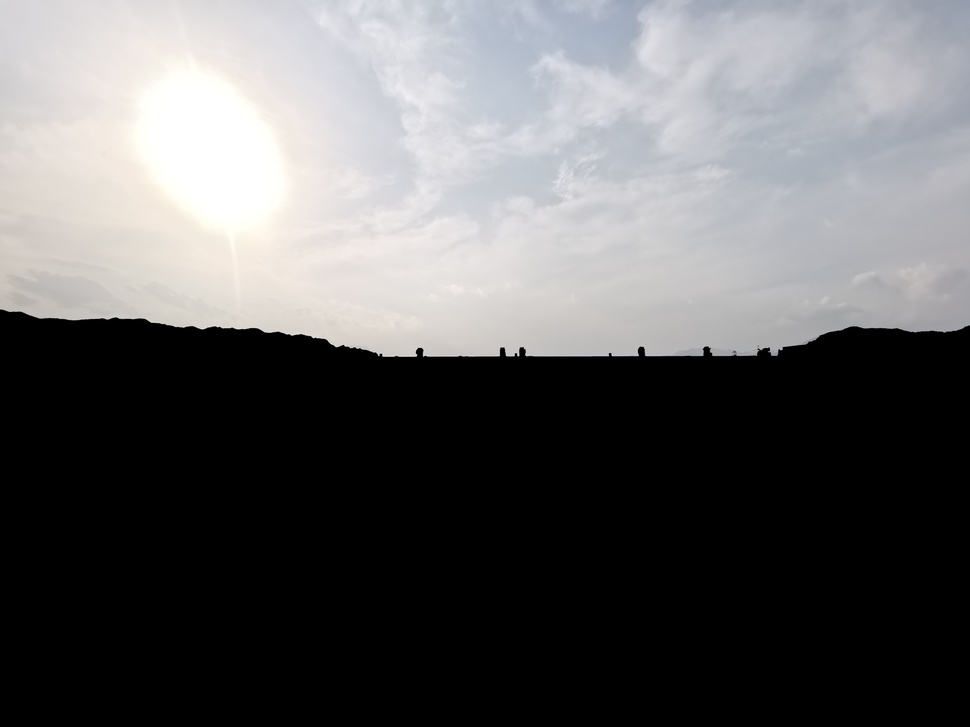
#> input picture part_sky_0.jpg, 970 x 727 px, shrunk from 5120 x 3840 before the run
$ python optimize_landscape.py
#> lines starting #> are read from the running program, lines starting #| are printed output that depends on the picture; after the words box and inside, x2 and y2 are one past the last pixel; in counts of white or black regions, pixels touching at a corner belong together
#!/usr/bin/env python3
# -*- coding: utf-8 -*-
"""
optimize_landscape.m 的 Python 等价实现（局部四分区优化）。

默认读取：
  part_sky_0.jpg / part_dam_0.jpg / part_water_0.jpg / part_slope_0.jpg

默认输出：
  optimized_sky.jpg / optimized_dam.jpg / optimized_water.jpg / optimized_slope.jpg

依赖：
  numpy, opencv-python, imageio, scipy
（不依赖 skimage）

运行：
  python optimize_landscape.py               # 默认 workdir=当前目录
  python optimize_landscape.py --workdir .   # 指定目录
  python optimize_landscape.py --preview     # 预览（需要 matplotlib）
"""

from __future__ import annotations

import argparse
from pathlib import Path
from typing import Dict, Tuple

import numpy as np
import cv2
import imageio.v2 as imageio
from scipy import ndimage as ndi


# -------------------------
# 基础 I/O 与工具
# -------------------------
def _to_float01(img: np.ndarray) -> np.ndarray:
    if img.dtype == np.uint8:
        out = img.astype(np.float32) / 255.0
    elif img.dtype == np.uint16:
        out = img.astype(np.float32) / 65535.0
    else:
        out = img.astype(np.float32)
    return np.clip(out, 0.0, 1.0)


def _to_uint8(img01: np.ndarray) -> np.ndarray:
    img01 = np.clip(img01, 0.0, 1.0)
    return (img01 * 255.0 + 0.5).astype(np.uint8)


def imread_rgb(path: Path) -> np.ndarray:
    img = imageio.imread(path)
    if img.ndim == 2:
        return img
    if img.ndim == 3 and img.shape[2] >= 3:
        return img[:, :, :3]
    return img


def imwrite_rgb(path: Path, img01: np.ndarray) -> None:
    path.parent.mkdir(parents=True, exist_ok=True)
    imageio.imwrite(path, _to_uint8(img01))


def ensure_rgb(img01: np.ndarray) -> np.ndarray:
    if img01.ndim == 2:
        return np.stack([img01, img01, img01], axis=-1)
    if img01.ndim == 3 and img01.shape[2] == 1:
        return np.repeat(img01, 3, axis=2)
    return img01[:, :, :3]


def rgb2gray(img01: np.ndarray) -> np.ndarray:
    img01 = ensure_rgb(img01)
    # OpenCV expects RGB? We'll compute in float:
    r, g, b = img01[..., 0], img01[..., 1], img01[..., 2]
    return (0.2989 * r + 0.5870 * g + 0.1140 * b).astype(np.float32)


def gaussian_blur(img: np.ndarray, sigma: float) -> np.ndarray:
    if sigma <= 0:
        return img
    return cv2.GaussianBlur(img, (0, 0), float(sigma), borderType=cv2.BORDER_REFLECT)


def imsharpen(img01: np.ndarray, radius: float, amount: float, threshold: float = 0.0) -> np.ndarray:
    img01 = np.clip(img01.astype(np.float32), 0.0, 1.0)
    blurred = gaussian_blur(img01, sigma=max(0.0, float(radius)))
    detail = img01 - blurred
    if threshold and threshold > 0:
        m = (np.abs(detail) > float(threshold)).astype(np.float32)
        detail = detail * m
    out = img01 + float(amount) * detail
    return np.clip(out, 0.0, 1.0)


# -------------------------
# RGB <-> LAB（近似 MATLAB rgb2lab/lab2rgb）
# -------------------------
def rgb_to_lab_matlab(rgb01: np.ndarray) -> Tuple[np.ndarray, np.ndarray, np.ndarray]:
    """返回 MATLAB 风格：L∈[0,100], a,b≈[-128,127]."""
    rgb_u8 = _to_uint8(rgb01)
    lab_u8 = cv2.cvtColor(rgb_u8, cv2.COLOR_RGB2LAB).astype(np.float32)
    L = lab_u8[..., 0] * (100.0 / 255.0)
    a = lab_u8[..., 1] - 128.0
    b = lab_u8[..., 2] - 128.0
    return L, a, b


def lab_matlab_to_rgb(L: np.ndarray, a: np.ndarray, b: np.ndarray) -> np.ndarray:
    lab_u8 = np.empty((*L.shape, 3), dtype=np.float32)
    lab_u8[..., 0] = np.clip(L * (255.0 / 100.0), 0.0, 255.0)
    lab_u8[..., 1] = np.clip(a + 128.0, 0.0, 255.0)
    lab_u8[..., 2] = np.clip(b + 128.0, 0.0, 255.0)
    lab_u8 = lab_u8.astype(np.uint8)
    rgb = cv2.cvtColor(lab_u8, cv2.COLOR_LAB2RGB).astype(np.float32) / 255.0
    return np.clip(rgb, 0.0, 1.0)


# -------------------------
# CLAHE（近似 MATLAB adapthisteq）
# -------------------------
def clahe_on_L01(L01: np.ndarray, num_tiles: Tuple[int, int], clip_limit_matlab: float) -> np.ndarray:
    """
    MATLAB adapthisteq(L,'NumTiles',[m n],'ClipLimit',x) 的近似。
    OpenCV 的 clipLimit 尺度不同，这里用经验映射。
    """
    L01 = np.clip(L01.astype(np.float32), 0.0, 1.0)
    L_u8 = _to_uint8(L01)

    # 经验映射：0.005 -> ~2.0, 0.02 -> ~4.0
    if clip_limit_matlab <= 0.006:
        clip_cv = 2.0
    elif clip_limit_matlab <= 0.021:
        clip_cv = 4.0
    else:
        clip_cv = max(2.0, float(clip_limit_matlab) * 200.0)

    clahe = cv2.createCLAHE(clipLimit=float(clip_cv), tileGridSize=(int(num_tiles[1]), int(num_tiles[0])))
    out_u8 = clahe.apply(L_u8)
    return out_u8.astype(np.float32) / 255.0


# -------------------------
# 去雾（替代 imreducehaze）
# -------------------------
def guided_filter(gray_I: np.ndarray, p: np.ndarray, radius: int = 5, eps: float = 1e-3) -> np.ndarray:
    I = gray_I.astype(np.float32)
    P = p.astype(np.float32)
    r = int(max(1, radius))
    k = 2 * r + 1

    mean_I = cv2.blur(I, (k, k))
    mean_P = cv2.blur(P, (k, k))
    mean_IP = cv2.blur(I * P, (k, k))
    cov_IP = mean_IP - mean_I * mean_P

    mean_II = cv2.blur(I * I, (k, k))
    var_I = mean_II - mean_I * mean_I

    a = cov_IP / (var_I + float(eps))
    b = mean_P - a * mean_I

    mean_a = cv2.blur(a, (k, k))
    mean_b = cv2.blur(b, (k, k))

    q = mean_a * I + mean_b
    return q.astype(np.float32)


def _min_filter(img: np.ndarray, k: int) -> np.ndarray:
    kernel = np.ones((k, k), np.uint8)
    return cv2.erode(img, kernel, borderType=cv2.BORDER_REFLECT)


def reduce_haze_dcp(img01: np.ndarray, amount: float = 0.95, patch: int = 15, t0: float = 0.08) -> np.ndarray:
    """暗通道先验去雾（近似 imreducehaze）。"""
    I = ensure_rgb(_to_float01(img01))
    dark = np.min(I, axis=2)
    dark = _min_filter(dark, int(max(3, patch)))

    flat = dark.reshape(-1)
    topk = max(1, int(flat.size * 0.001))
    idx = np.argpartition(flat, -topk)[-topk:]
    A = I.reshape(-1, 3)[idx].mean(axis=0)

    omega = float(np.clip(amount, 0.0, 0.99))
    I_div = I / np.maximum(A.reshape(1, 1, 3), 1e-6)
    dark_div = np.min(I_div, axis=2)
    dark_div = _min_filter(dark_div, int(max(3, patch)))
    t = 1.0 - omega * dark_div
    t = np.clip(t, 0.0, 1.0).astype(np.float32)

    gray = rgb2gray(I)
    t_ref = guided_filter(gray, t, radius=5, eps=1e-3)
    t_ref = np.clip(t_ref, t0, 1.0)

    J = (I - A.reshape(1, 1, 3)) / t_ref[:, :, None] + A.reshape(1, 1, 3)
    return np.clip(J, 0.0, 1.0).astype(np.float32)


# -------------------------
# 四分区处理（对应 MATLAB: process_*）
# -------------------------
def process_dam(in_img: np.ndarray) -> np.ndarray:
    I = ensure_rgb(_to_float01(in_img))

    # 1) 去雾
    try:
        I = reduce_haze_dcp(I, amount=0.95, patch=15)
    except Exception:
        # 退化方案：拉伸 + gamma
        lo = float(np.quantile(I, 0.0))
        hi = float(np.quantile(I, 1.0))
        I = np.clip((I - lo) / max(hi - lo, 1e-6), 0.0, 1.0)
        I = np.clip(I ** 1.4, 0.0, 1.0)

    # 2) 空间权重（越靠上越强）
    rows, cols = I.shape[:2]
    Y = (np.arange(rows, dtype=np.float32).reshape(-1, 1) + 1.0)  # 1..rows
    spatial_weight = 1.0 - (Y / float(rows))
    spatial_weight = spatial_weight ** 2

    # HSV（float 输入会输出 H[0..360], S/V[0..1]）
    hsv = cv2.cvtColor(I.astype(np.float32), cv2.COLOR_RGB2HSV)
    H = hsv[..., 0]
    S = hsv[..., 1]
    V = hsv[..., 2]

    # 3) 发白区域：亮度高 & 饱和度低
    mask_pale = (V > 0.35) & (S < 0.4)

    # 4) 结合位置信息
    final_mask = mask_pale.astype(np.float32) * (spatial_weight * 0.8 + 0.2)

    # 5) 压暗（Gamma）
    V_dark = np.clip(V ** 2.0, 0.0, 1.0)
    V_new = V * (1.0 - final_mask) + V_dark * final_mask

    # 6) 增饱和
    S_new = S.copy()
    S_new[mask_pale] = np.clip(S[mask_pale] * 1.5 + 0.1, 0.0, 1.0)

    # 7) 纹理增强：base + detail
    try:
        base = guided_filter(V_new, V_new, radius=5, eps=1e-3)
    except Exception:
        base = gaussian_blur(V_new, 2.0)
    detail = V_new - base
    V_final = np.clip(base + detail * 3.5, 0.0, 1.0)

    hsv[..., 2] = V_final
    hsv[..., 1] = S_new
    out_rgb = cv2.cvtColor(hsv.astype(np.float32), cv2.COLOR_HSV2RGB)

    # 8) 锐化
    out = imsharpen(out_rgb, radius=2.0, amount=1.5, threshold=0.0)
    return np.clip(out, 0.0, 1.0)


def process_sky(in_img: np.ndarray) -> np.ndarray:
    I = ensure_rgb(_to_float01(in_img))

    L, a, b = rgb_to_lab_matlab(I)
    L01 = np.clip(L / 100.0, 0.0, 1.0)

    # 增强蓝色：b<0 更蓝
    b2 = b.copy()
    mask_blue = b2 < 0
    b2[mask_blue] = b2[mask_blue] * 1.3

    # CLAHE 增强亮度层次（NumTiles [8 8], ClipLimit 0.005）
    L_enh = clahe_on_L01(L01, num_tiles=(8, 8), clip_limit_matlab=0.005)

    I_enh = lab_matlab_to_rgb(L_enh * 100.0, a, b2)

    # 模拟太阳光晕
    rows, cols = I.shape[:2]
    sun_x = int(round(cols * 0.2))
    sun_y = int(round(rows * 0.2))
    X, Y = np.meshgrid(np.arange(1, cols + 1, dtype=np.float32),
                       np.arange(1, rows + 1, dtype=np.float32))
    dist_sq = (X - float(sun_x)) ** 2 + (Y - float(sun_y)) ** 2
    sigma = float(min(rows, cols)) * 0.4
    sun_glow = np.exp(-dist_sq / (2.0 * sigma * sigma)).astype(np.float32)

    sun_color = np.array([1.0, 0.9, 0.6], dtype=np.float32).reshape(1, 1, 3)

    luminance_mask = np.max(I, axis=2).astype(np.float32)
    bloom_weight = 1.0 / (1.0 + np.exp(-10.0 * (luminance_mask - 0.3))).astype(np.float32)

    bloom = sun_glow[..., None] * 0.5 * sun_color * bloom_weight[..., None]
    out = np.clip(I_enh + bloom, 0.0, 1.0)
    return out


def process_water(in_img: np.ndarray) -> np.ndarray:
    I = ensure_rgb(_to_float01(in_img))

    # 偏蓝一点
    I2 = I.copy()
    I2[..., 0] *= 0.85
    I2[..., 1] *= 1.10
    I2[..., 2] *= 1.20
    I2 = np.clip(I2, 0.0, 1.0)

    blurred = gaussian_blur(I2, 2.0)
    high_freq = I2 - blurred
    I_ripples = np.clip(I2 + high_freq * 3.0, 0.0, 1.0)

    luminance = rgb2gray(I_ripples)
    mask_high = luminance > 0.6
    I_ripples[mask_high, :] = np.clip(I_ripples[mask_high, :] * 1.1, 0.0, 1.0)

    return np.clip(I_ripples, 0.0, 1.0)


def process_slope(in_img: np.ndarray) -> np.ndarray:
    I = ensure_rgb(_to_float01(in_img))

    L, a, b = rgb_to_lab_matlab(I)
    L01 = np.clip(L / 100.0, 0.0, 1.0)

    # CLAHE（NumTiles[16 16], ClipLimit 0.02）
    L_detail = clahe_on_L01(L01, num_tiles=(16, 16), clip_limit_matlab=0.02)
    L_new = np.clip(L01 * 0.3 + L_detail * 0.7, 0.0, 1.0)

    b2 = b * 1.15  # 稍暖

    out_rgb = lab_matlab_to_rgb(L_new * 100.0, a, b2)

    # 锐化
    out = imsharpen(out_rgb, radius=1.0, amount=1.5, threshold=0.02)
    return np.clip(out, 0.0, 1.0)


# -------------------------
# 顶层入口（对应 MATLAB optimize_landscape）
# -------------------------
def optimize_landscape(workdir: Path = Path("."), preview: bool = False) -> Dict[str, Path]:
    workdir = Path(workdir)

    imgs = {
        "sky": imread_rgb(workdir / "part_sky_0.jpg"),
        "dam": imread_rgb(workdir / "part_dam_0.jpg"),
        "water": imread_rgb(workdir / "part_water_0.jpg"),
        "slope": imread_rgb(workdir / "part_slope_0.jpg"),
    }

    out_sky = process_sky(imgs["sky"])
    out_dam = process_dam(imgs["dam"])
    out_water = process_water(imgs["water"])
    out_slope = process_slope(imgs["slope"])

    outputs = {
        "optimized_sky": workdir / "optimized_sky.jpg",
        "optimized_dam": workdir / "optimized_dam.jpg",
        "optimized_water": workdir / "optimized_water.jpg",
        "optimized_slope": workdir / "optimized_slope.jpg",
    }

    imwrite_rgb(outputs["optimized_sky"], out_sky)
    imwrite_rgb(outputs["optimized_dam"], out_dam)
    imwrite_rgb(outputs["optimized_water"], out_water)
    imwrite_rgb(outputs["optimized_slope"], out_slope)

    if preview:
        import matplotlib.pyplot as plt
        fig, axs = plt.subplots(2, 2, figsize=(10, 8))
        axs = axs.ravel()
        axs[0].imshow(out_sky); axs[0].set_title("天空"); axs[0].axis("off")
        axs[1].imshow(out_dam); axs[1].set_title("大坝"); axs[1].axis("off")
        axs[2].imshow(out_water); axs[2].set_title("水流"); axs[2].axis("off")
        axs[3].imshow(out_slope); axs[3].set_title("岸边"); axs[3].axis("off")
        plt.tight_layout()
        plt.show()

    return outputs


def main(argv=None):
    ap = argparse.ArgumentParser(description="Local optimization for landscape parts (MATLAB -> Python).")
    ap.add_argument("--workdir", type=str, default=".", help="图片所在目录（默认当前目录）")
    ap.add_argument("--preview", action="store_true", help="预览结果（需要 matplotlib）")
    args = ap.parse_args(argv)

    outs = optimize_landscape(Path(args.workdir), preview=args.preview)
#> in imread_rgb, img is the input picture: shape (727, 970, 3); mean R, G, B 97.3, 96.9, 97.8
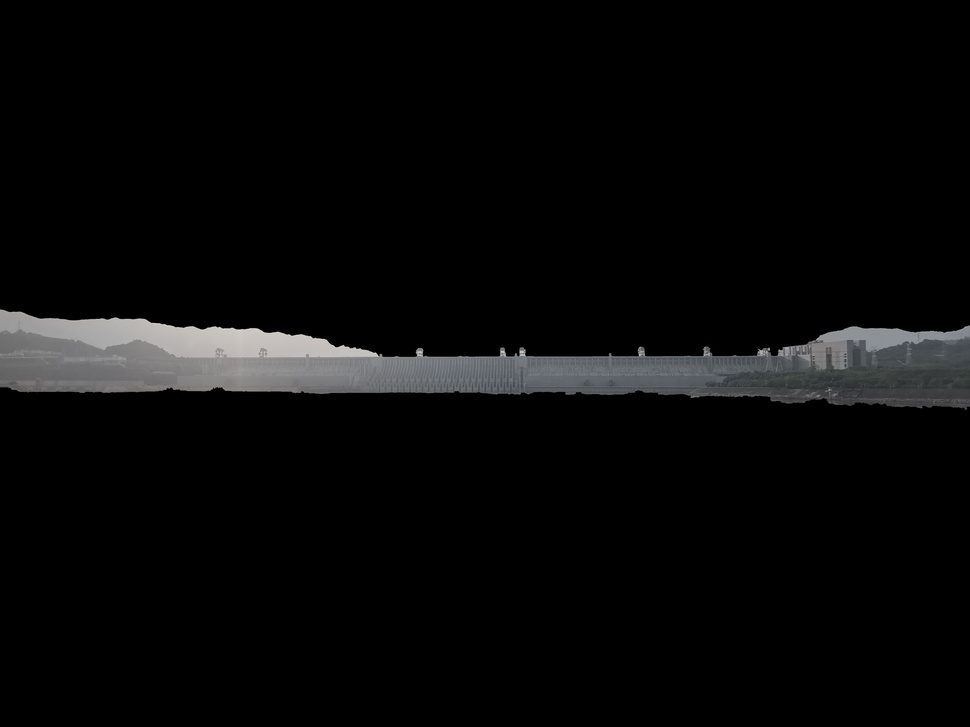
#> input picture part_dam_0.jpg, 970 x 727 px, shrunk from 5120 x 3840 before the run
#> in imread_rgb, img is the input picture: shape (727, 970, 3); mean R, G, B 8.7, 8.8, 9
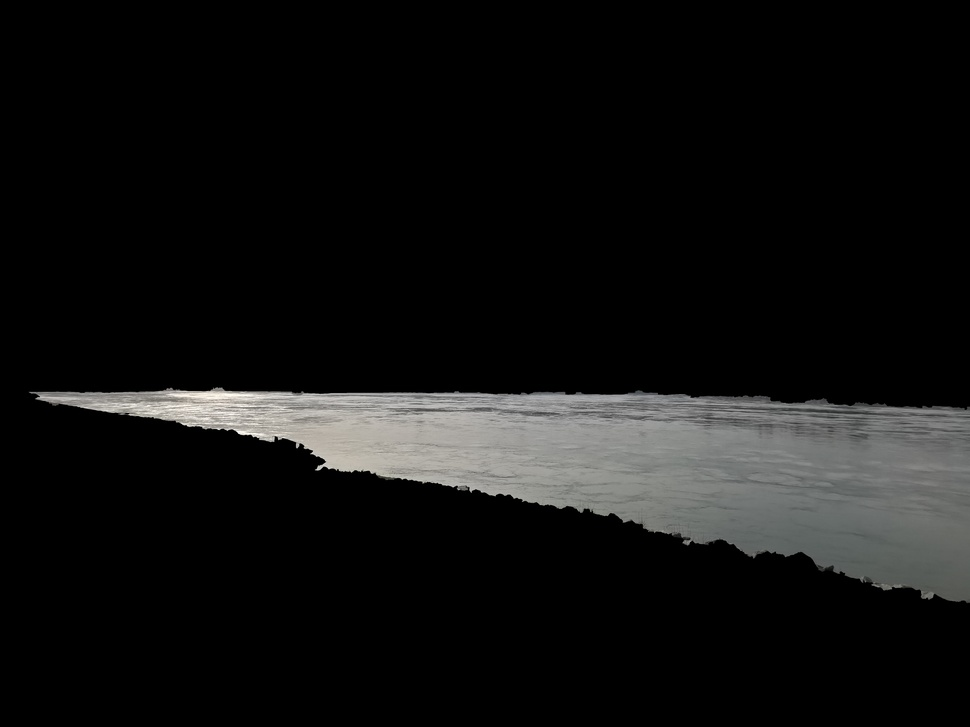
#> input picture part_water_0.jpg, 970 x 727 px, shrunk from 5120 x 3840 before the run
#> in imread_rgb, img is the input picture: shape (727, 970, 3); mean R, G, B 17.9, 18, 17.6
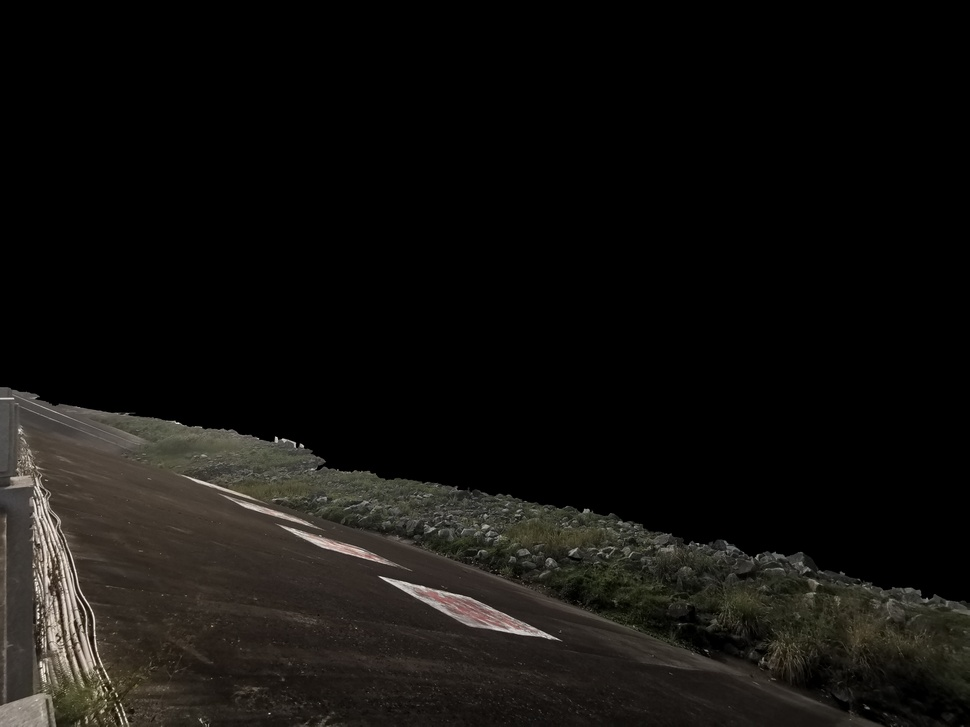
#> input picture part_slope_0.jpg, 970 x 727 px, shrunk from 5120 x 3840 before the run
#> in imread_rgb, img is the input picture: shape (727, 970, 3); mean R, G, B 17.9, 16.4, 14.1
#> in process_sky, `mask_blue = b2 < 0`:
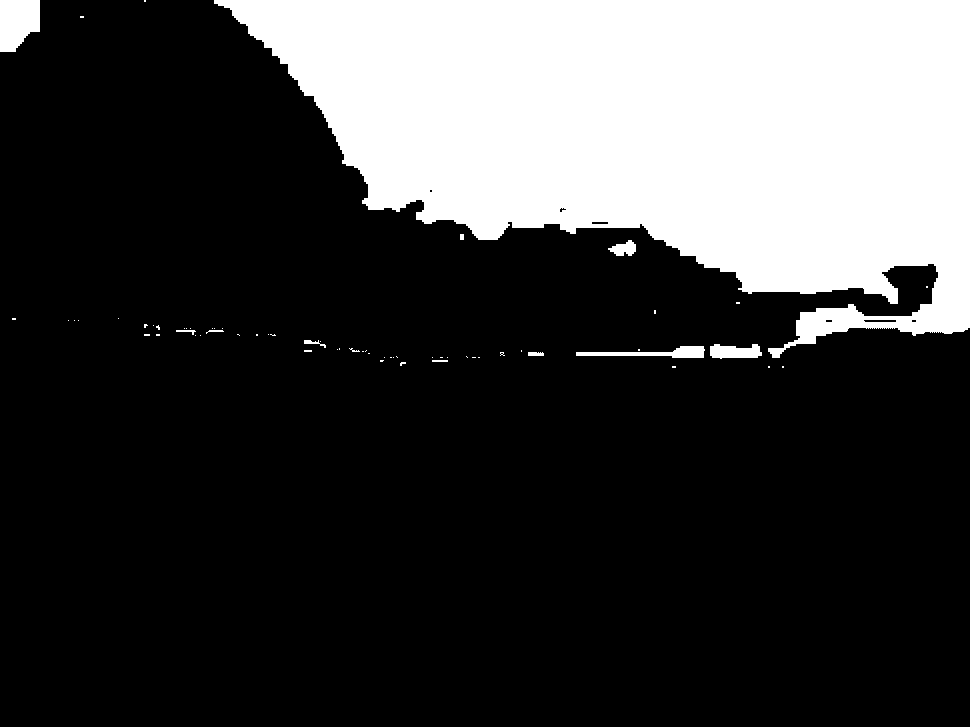
#> mask_blue: shape (727, 970) bool; 24.6% white; 64 white regions (53 under 20 px), largest, box (x1, y1, x2, y2) and area: (214, 0, 970, 358) 169731, (0, 0, 40, 52) 1728, (576, 346, 705, 358) 743
#> in reduce_haze_dcp, `idx = np.argpartition(flat, -topk)[-topk:]`: idx = 705 values, max 338828 at index 399, min 325136 at index 73, mean 332242.8
#> in reduce_haze_dcp, `A = I.reshape(-1, 3)[idx].mean(axis=0)`: A = [0.77, 0.75, 0.737]
#> in guided_filter, `q = mean_a * I + mean_b`:
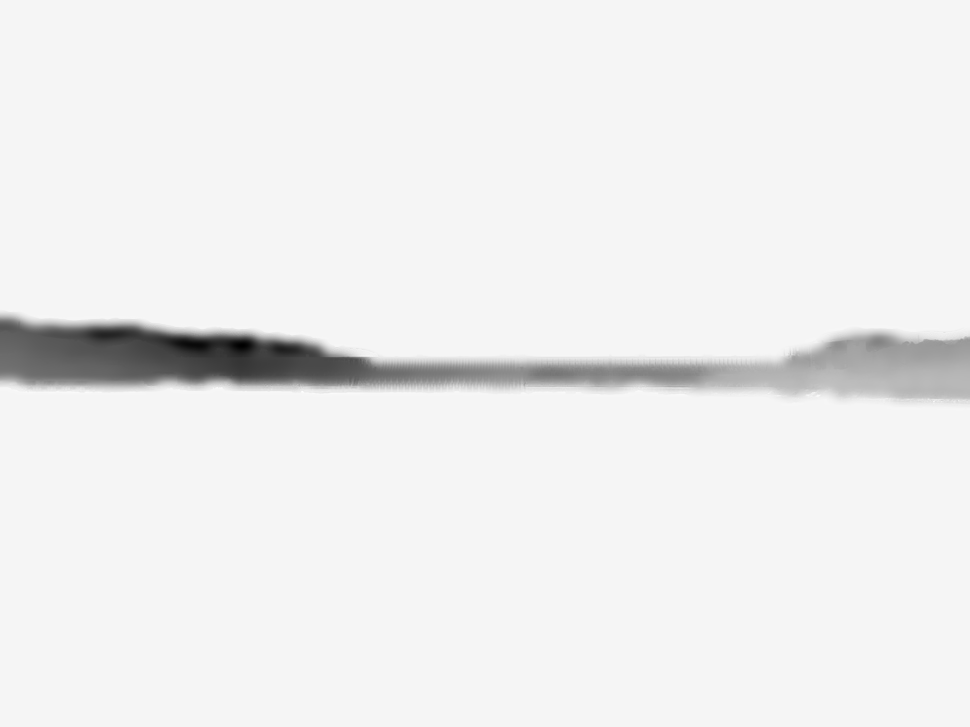
#> q: shape (727, 970) float32; min 0.122, max 1.03, mean 0.975; drawn with min black and max white
#> in reduce_haze_dcp, `J = (I - A.reshape(1, 1, 3)) / t_ref[:, :, None] + A.reshape(1, 1, 3)`:
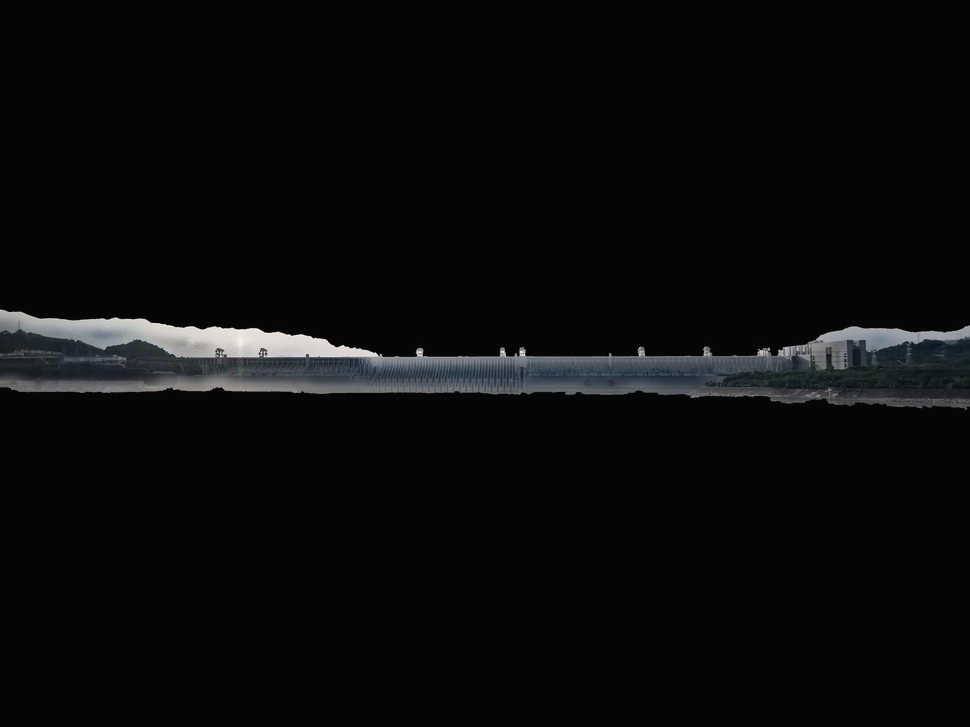
#> J: shape (727, 970, 3) float32; mean of channels 0, 1, 2 0.0221, 0.0233, 0.0247; drawn with min black and max white
    print("程序运行结束，图片已保存：")
    for k, v in outs.items():
        print(f"  {k}: {v}")


if __name__ == "__main__":
    main()
